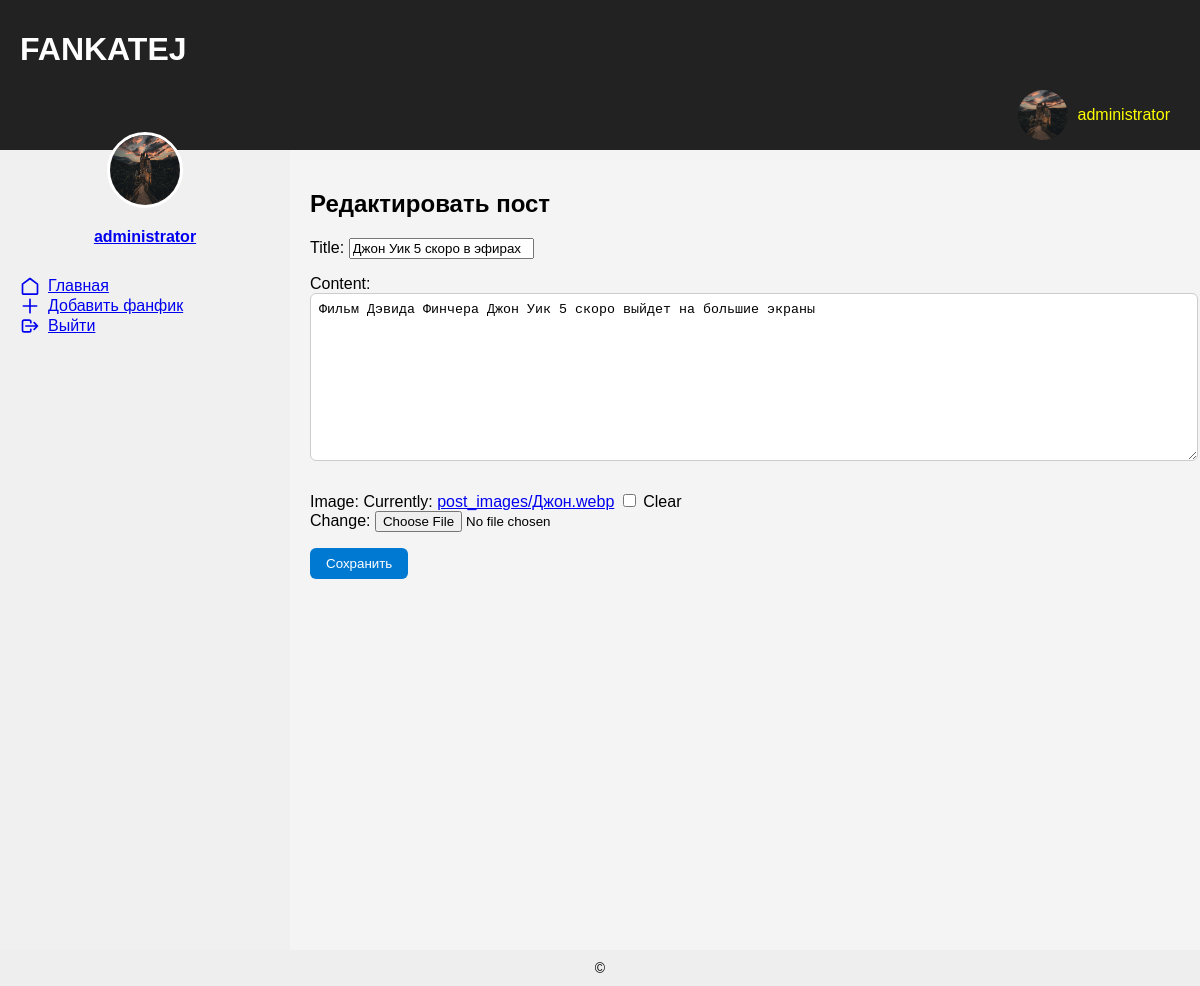
Page /posts/post/edit/3/ (signed in) on the committed database.
### accounts/models.py (models this page shows, shortened)
class CustomUser(AbstractUser):
    email = models.EmailField(unique=True,)
    avatar = models.ImageField(upload_to='avatars/', default=default_avatar)
    cover = models.ImageField(upload_to='covers/', default='default_cover.jpg')  # Обложка профиля
    bio = models.TextField(blank=True)
    following = models.ManyToManyField('self', symmetrical=False, related_name='followers', blank=True)

### posts/models.py (models this page shows, shortened)
class Post(models.Model):
    author = models.ForeignKey(User, on_delete=models.CASCADE, related_name='posts')
    title = models.CharField(max_length=255)
    content = models.TextField()
    image = models.ImageField(upload_to='post_images/', blank=True, null=True)
    created_at = models.DateTimeField(auto_now_add=True)
    likes = models.ManyToManyField(User, related_name='liked_posts', blank=True)
    favorites = models.ManyToManyField(User, related_name='favorite_posts', blank=True)
    allow_comments = models.BooleanField(default=True)

### posts/views.py (the view)
# urls.py: path('post/edit/<int:pk>/', views.edit_post, name='edit_post'),  # Редактирование поста
@login_required
def edit_post(request, pk):
    post = get_object_or_404(Post, pk=pk)
    if post.author != request.user:
        return redirect('home')
    if request.method == 'POST':
        form = PostForm(request.POST, request.FILES, instance=post)
        if form.is_valid():
            form.save()
            return redirect('home')
    else:
        form = PostForm(instance=post)
    return render(request, 'posts/edit_post.html', {'form': form, 'post': post})

### posts/forms.py
class PostForm(forms.ModelForm):
    class Meta:
        model = Post
        fields = ['title', 'content', 'image']

### posts/templates/posts/edit_post.html (shortened to what this page needs)
{% extends 'base.html' %}
{% block content %}
<h2>Редактировать пост</h2>
<form method="post" enctype="multipart/form-data">
    {{ form.as_p }}
    <button type="submit">Сохранить</button>
</form>
{% endblock %}

### accounts/templates/base.html (shortened to what this page needs)
{% load static %}
<!DOCTYPE html>
<html lang="ru">
<head>
    <link rel="stylesheet" href="{% static 'css/style.css' %}">
    </head>
    <body>
        <header>
            <h1>FANKATEJ</h1>
        <nav style="display: flex; align-items: center;">
                <a href="{% url 'profile' %}" style="display: flex; align-items: center; margin-left: auto; text-decoration: none;">
                    <img src="{{ user.avatar.url }}" alt="Аватар" width="50" height="50"
                         style="border-radius: 50%; margin-left: 10px; object-fit: cover;">
                    <span style="color:yellow; margin-left: 10px;">{{ user.username }}</span>
                </a>
        </nav>
    </header>
    <div style="display: flex; min-height: 100vh;">
        <aside style="width: 250px; background: #f0f0f0; padding: 20px;">
            {% if user.is_authenticated %}
                <div style="text-align: center;">
                    <div style="position: relative;">
                        <img src="{{ user.avatar.url }}" alt="Avatar"
                             style="width: 70px; height: 70px; border-radius: 50%; border: 3px solid white;
                             position: absolute; bottom: -20px; left: 50%; transform: translateX(-50%);">
                    </div>
                    <div style="margin-top: 40px;">
                        <a href="{% url 'user_profile' user.username %}" style="font-weight: bold;">{{ user.username }}</a>
                    </div>
                </div>
                <ul style="list-style: none; padding: 0; margin-top: 30px;">
                    <li>
                        <a href="/" style="display: flex; align-items: center; gap: 8px;">
                            <svg xmlns="http://www.w3.org/2000/svg" fill="none" viewBox="0 0 24 24" stroke="currentColor" width="20" height="20">
                                <path stroke-linecap="round" stroke-linejoin="round" stroke-width="2"
                                      d="M3 9.75L12 3l9 6.75V21a.75.75 0 01-.75.75H3.75A.75.75 0 013 21V9.75z"/>
                            </svg>
                            Главная
                        </a>
                    </li>
                    <li>
                        <a href="{% url 'create_post' %}" style="display: flex; align-items: center; gap: 8px;">
                            <svg xmlns="http://www.w3.org/2000/svg" fill="none" viewBox="0 0 24 24" stroke="currentColor" width="20" height="20">
                                <path stroke-linecap="round" stroke-linejoin="round" stroke-width="2"
                                      d="M12 4v16m8-8H4"/>
                            </svg>
                            Добавить фанфик
                        </a>
                    </li>
                    <li>
                        <a href="{% url 'logout' %}" style="display: flex; align-items: center; gap: 8px;">
                            <svg xmlns="http://www.w3.org/2000/svg" fill="none" viewBox="0 0 24 24" stroke="currentColor" width="20" height="20">
                                <path stroke-linecap="round" stroke-linejoin="round" stroke-width="2"
                                      d="M17 16l4-4m0 0l-4-4m4 4H7m6 4v1a2 2 0 01-2 2H5a2 2 0 01-2-2V7a2 2 0 012-2h6a2 2 0 012 2v1"/>
                            </svg>
                            Выйти
                        </a>
                    </li>
                </ul>
            {% endif %}
        </aside>
        <main style="flex: 1; padding: 20px;">
            {% block content %}{% endblock %}
        </main>
    </div>
    <footer>
        &copy

### static/css/style.css (style rules this page uses)
body { font-family: sans-serif; margin: 0; padding: 0; background-color: #f4f4f4; }
header { background-color: #222; color: #fff; padding: 10px 20px; }
nav a { color: #fff; margin-right: 10px; text-decoration: none; }
footer { background-color: #eee; padding: 10px 20px; text-align: center; font-size: 14px; }
button, button[type="submit"] { cursor: pointer; }
button[type="submit"] { background-color: #0079d3; color: white; border: none; padding: 8px 16px; border-radius: 6px; }
textarea { width: 100%; border-radius: 6px; padding: 8px; border: 1px solid #ccc; resize: vertical; margin-bottom: 10px; }

### rows in the picture
CustomUser: avatar (picture), username "administrator"
Post: title "Джон Уик 5 скоро в эфирах", content "Фильм Дэвида Финчера Джон Уик 5 скоро выйдет на большие экраны"
